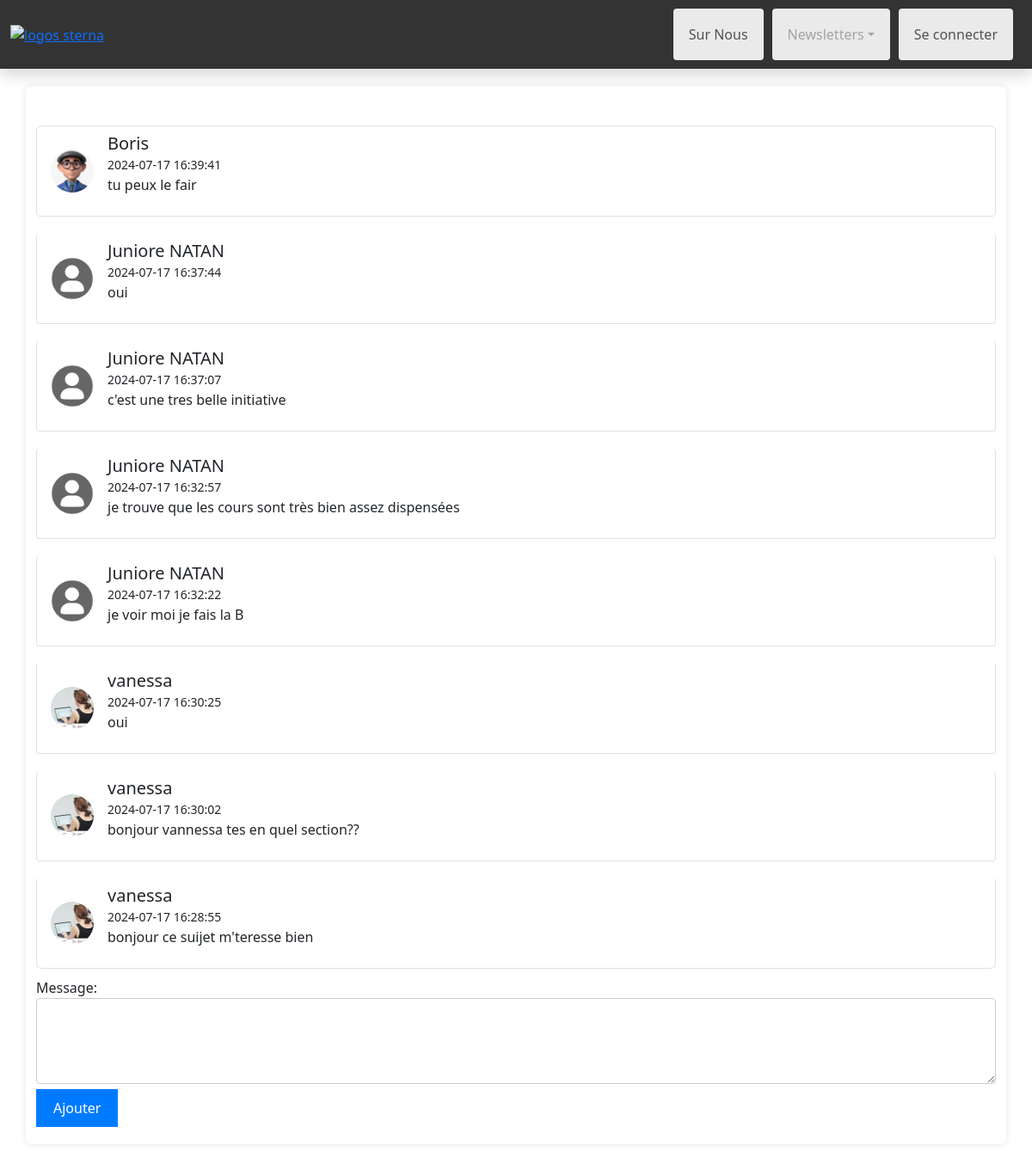
The app's page /forum/topic.php?id=2 (signed in) with its own data.
### tables this page shows
CREATE TABLE `discussions` (
  `id` int(11) NOT NULL,
  `topic_id` int(11) DEFAULT NULL,
  `student_id` int(11) DEFAULT NULL,
  `message` text NOT NULL,
  `created_at` timestamp NOT NULL DEFAULT current_timestamp(),
  `trainer_id` int(11) DEFAULT NULL,
  `admin_id` int(11) DEFAULT NULL
);

CREATE TABLE `trainers` (
  `id` int(11) NOT NULL,
  `username` varchar(255) NOT NULL,
  `password` varchar(255) NOT NULL,
  `email` varchar(100) DEFAULT NULL,
  `phone_number` varchar(15) DEFAULT NULL,
  `bio` text DEFAULT NULL,
  `avatar` varchar(255) DEFAULT NULL
);

CREATE TABLE `students` (
  `id` int(11) NOT NULL,
  `username` varchar(255) NOT NULL,
  `password` varchar(255) NOT NULL,
  `email` varchar(255) NOT NULL,
  `phone_number` varchar(20) NOT NULL,
  `avatar` mediumblob DEFAULT NULL
);

### forum/topic.php (the view, shortened to what this page needs)
<?php
include('../admin/config.php');
$topic_id = $_GET['id'];
$query = "SELECT discussions.*,
                 students.username AS student_username, students.avatar AS student_avatar,
                 trainers.username AS trainer_username, trainers.avatar AS trainer_avatar,
                 administrators.username AS admin_username
          FROM discussions
          LEFT JOIN students ON discussions.student_id = students.id
          LEFT JOIN trainers ON discussions.trainer_id = trainers.id
          LEFT JOIN administrators ON discussions.admin_id = administrators.id
          WHERE topic_id = :topic_id
          ORDER BY created_at DESC";
$stmt = $pdo->prepare($query);
$stmt->bindParam(':topic_id', $topic_id, PDO::PARAM_INT);
$stmt->execute();
$discussions = $stmt->fetchAll(PDO::FETCH_ASSOC);
?>
<!DOCTYPE html>
<html lang="fr">
<head>
    <link rel="stylesheet" href="styles.css">
    <link rel="stylesheet" href="https://cdn.jsdelivr.net/npm/bootstrap@5.3.0/dist/css/bootstrap.min.css">
    <link href="https://cdnjs.cloudflare.com/ajax/libs/summernote/0.8.18/summernote-lite.min.css" rel="stylesheet">
</head>
<body>
    <?php include('../navbar.php'); ?>
    <div class="container">
        <ul class="list-group mt-3">
            <?php foreach ($discussions as $discussion): ?>
                <li class="list-group-item">
                    <div class="d-flex align-items-center">
                        <?php
                        $username = '';
                        $avatar = '';
                        if (!empty($discussion['student_username'])) {
                            $username = $discussion['student_username'];
                            $avatar = $discussion['student_avatar'];
                        } elseif (!empty($discussion['trainer_username'])) {
                            $username = $discussion['trainer_username'];
                            $avatar = $discussion['trainer_avatar'];
                        } elseif (!empty($discussion['admin_username'])) {
                            $username = $discussion['admin_username'];
                            $avatar = '';
                        }
                        if (!empty($avatar)): ?>
                            <img src="<?php echo htmlspecialchars($avatar); ?>" alt="Avatar" class="avatar me-3">
                        <?php else: ?>
                            <img src="../avatar_img/default_avatar.png" alt="Avatar par défaut" class="avatar me-3">
                        <?php endif; ?>
                        <div>
                            <h5 class="mb-0"><?php echo htmlspecialchars($username); ?></h5>
                            <small><?php echo htmlspecialchars($discussion['created_at']); ?></small>
                            <p><?php echo htmlspecialchars($discussion['message']); ?></p>
                        </div>
                    </div>
                </li>
            <?php endforeach; ?>
        </ul>
        <form method="post" action="submit_discussion.php">
            <div>
                <label for="message">Message:</label>
                <textarea id="summernote" name="message" required></textarea>
            </div>
            <button type="submit">Ajouter</button>
        </form>
    </div>
</body>
</html>

### pages/styles.css (style rules this page uses)
body { font-family : Arial, sans-serif; background-color: #f4f4f4; margin : 0; padding : 0; }
.container { width : 80%; margin : 20px auto; padding : 20px; background-color: #fff; border-radius : 8px; box-shadow : 0 0 10px rgba(0, 0, 0, 0.1); }
ul { list-style-type: none; padding : 0; }
li { margin : 10px 0; padding : 10px; background-color: #eaeaea; border-radius : 4px; }
textarea { width : 100%; height : 100px; padding : 10px; border-radius: 4px; border : 1px solid #ccc; margin-bottom: 10px; }
button { padding : 10px 20px; background-color: #007bff; color : #fff; border : none; border-radius : 4px; cursor : pointer; }

### forum/topic.php (style rules this page uses)
.avatar { width: 50px; height: 50px; border-radius: 50%; object-fit: cover; }

### records on screen
discussions: trainer.avatar (picture), trainer.username "Boris", created_at "2024-07-17 16:39:41", message "tu peux le fair"
discussions: student.avatar (picture), student.username "Juniore NATAN", created_at "2024-07-17 16:37:44", message "oui"
discussions: student.avatar (picture), student.username "Juniore NATAN", created_at "2024-07-17 16:37:07", message "c'est une tres belle initiative"
discussions: student.avatar (picture), student.username "Juniore NATAN", created_at "2024-07-17 16:32:57", message "je trouve que les cours sont très bien assez dispensées"
discussions: student.avatar (picture), student.username "Juniore NATAN", created_at "2024-07-17 16:32:22", message "je voir moi je fais la B"
discussions: student.avatar (picture), student.username "vanessa", created_at "2024-07-17 16:30:25", message "oui"
discussions: student.avatar (picture), student.username "vanessa", created_at "2024-07-17 16:30:02", message "bonjour vannessa tes en quel section??"
discussions: student.avatar (picture), student.username "vanessa", created_at "2024-07-17 16:28:55", message "bonjour ce suijet m'teresse bien"
